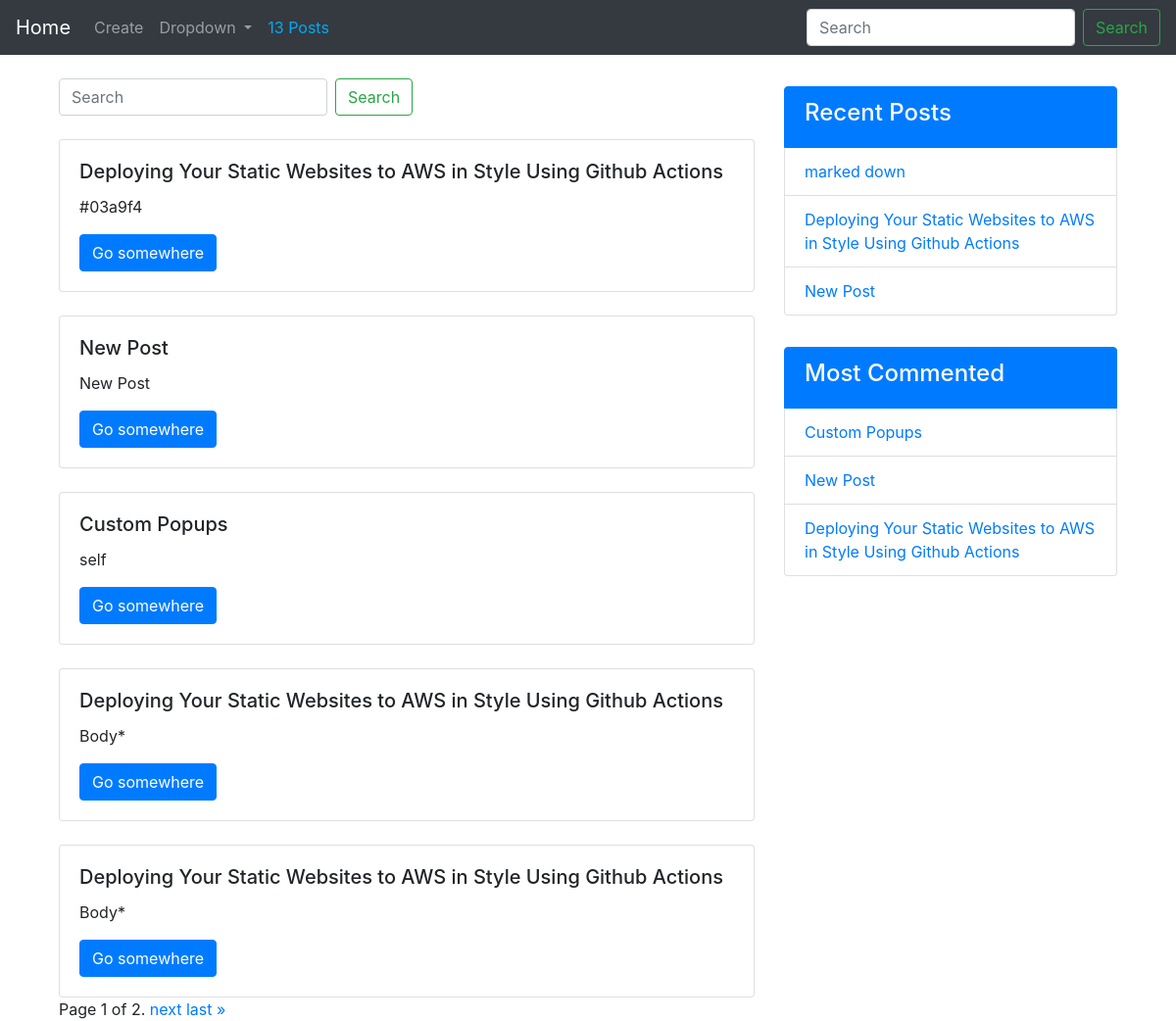
The app's page /tag/?tag=test with its own data.
### blog/models.py (models this page shows, shortened)
class Post(models.Model):
  STATUS_CHOICES = (
    ('draft', 'Draft'),
    ('published', 'Published')
  )
  title = models.CharField(max_length=120)
  slug = models.SlugField(null=True, blank=True)
  author = models.ForeignKey(to=User, on_delete=models.CASCADE)
  body = models.TextField()
  publish = models.DateTimeField(default=timezone.now())
  created = models.DateTimeField(auto_now_add=True)
  updated = models.DateTimeField(auto_now=True)
  status = models.CharField(max_length=120, choices = STATUS_CHOICES)
  tag = models.ManyToManyField(to=Tag, related_name='tagged', blank=True, null=True)
  objects = models.Manager()
  published = PostModelManager()
  class Meta:
    ordering = ['-created']
  def __str__(self):
    return str(self.title)
  def get_absolute_url(self):
    return reverse('post:detail', kwargs={'slug':self.slug})

### blog/views.py (the view)
# urls.py: path('tag/', GetPostByTags.as_view(), name='tag'),
class GetPostByTags(ListView):
  template_name = 'post_list.html'
  context_object_name = 'posts'
  paginate_by = 5
  def get_queryset(self):
    tag = self.request.GET.get('tag')
    return Post.objects.filter(tag__tag=tag)
  def get_context_data(self, *args, **kwargs):
    context = super(GetPostByTags, self).get_context_data(*args, **kwargs)
    print(context)
    return context

### blog/models.py (called while the page is built)
  def get_queryset(self):
    qs = super(PostModelManager, self).get_queryset()
    return qs.filter(status='published')

### blog/templatetags/blog_tags.py (called while the page is built)
@register.simple_tag
def total_posts():
  return Post.published.count()

@register.inclusion_tag('recent.html')
def most_recent(post=3):
  context  = {"recent_posts": Post.published.all().order_by('-id')[:post]}
  return context

@register.simple_tag
def most_commented(count=3):
  qs = Post.published.annotate(total_comment=Count('comments')).order_by('-total_comment')[:count]
  return qs

### blog/templates/post_list.html (shortened to what this page needs)
{% extends 'base.html' %}
{% load blog_tags %}
{% block content %}
<div class="container">
  <div class="row">
    <div class="col-md-8">
      <form class="form-inline mt-4">
        <input class="form-control mr-sm-2" type="search" placeholder="Search" name="q" aria-label="Search">
        <button class="btn btn-outline-success my-2 my-sm-0" type="submit">Search</button>
      </form>
      {% for post in posts %}
      <div class="card mt-4" >
        <div class="card-body">
          <h5 class="card-title">{{post.title}}</h5>
          <p class="card-text">{{post.body|truncatechars:50}}</p>
          <a href="{{post.get_absolute_url}}" class="btn btn-primary">Go somewhere</a>
        </div>
      </div>
      {% endfor %}
      {% include 'pagination.html' with page=posts %}
    </div>
    <div class="col-md-4">
      {% most_recent %}
      <ul class="list-group mt-4">
        <li class="list-group-item active mt-2">
          <h4 class="">Most Commented</h4>
        </li>
        {% most_commented as qs %}
        {% for post in qs %}
        <li class="list-group-item">
          <a href="{{post.get_absolute_url}}">{{post.title}}</a>
        </li>
        {% endfor %}
      </ul>
    </div>
  </div>
</div>
{% endblock content %}

### blog/templates/recent.html
<ul class="list-group mt-4">
  <li class="list-group-item active mt-2">
    <h4 class="">Recent Posts</h4>
  </li>
  {% for post in recent_posts %}
  <li class="list-group-item">
    <a href="{{post.get_absolute_url}}">{{post.title}}</a>
  </li>
  {% endfor %}
</ul>

### records on screen
Post: title "Deploying Your Static Websites to AWS in Style Using Github Actions", body "#03a9f4"
Post: title "New Post", body "New Post"
Post: title "Custom Popups", body "self"
Post: title "Deploying Your Static Websites to AWS in Style Using Github Actions", body "Body*"
Post: title "Deploying Your Static Websites to AWS in Style Using Github Actions", body "Body*"
Post: title "marked down"
Post: title "Custom Popups"
Post: title "Deploying Your Static Websites to AWS in Style Using Github Actions"

### other values on screen
{{ page_obj.number }} "1"
{{ page_obj.paginator.num_pages }} "2"
